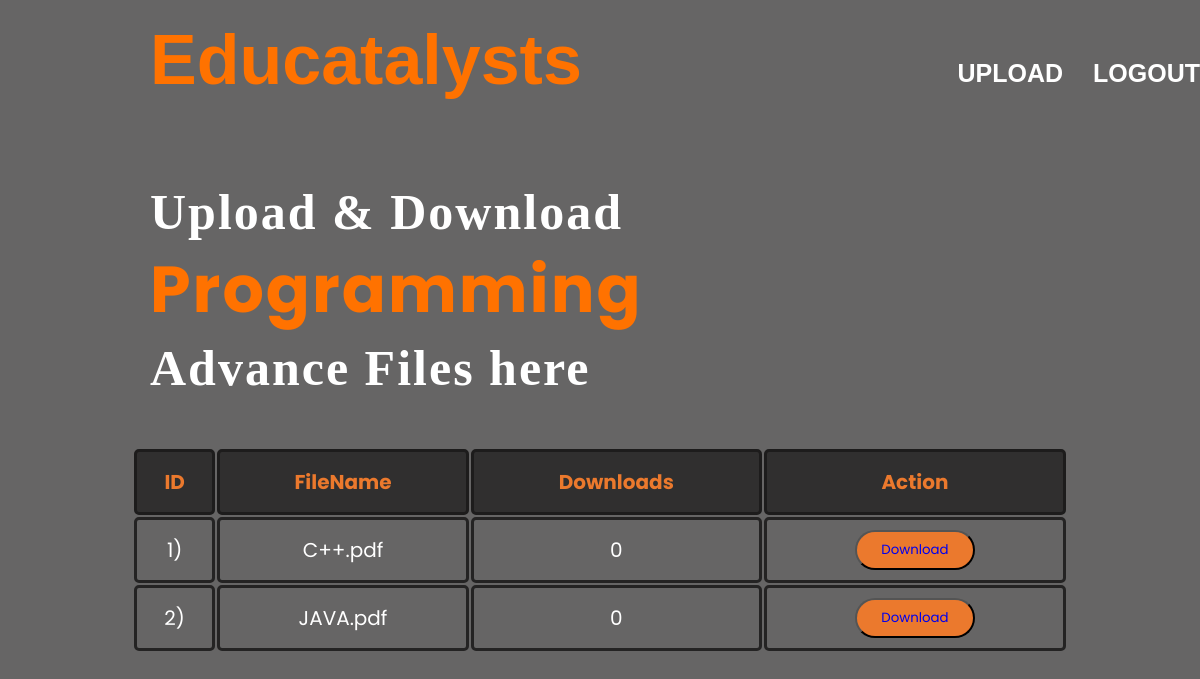
Page /pg_notes_admin_dwnld.php on the committed database.
### tables this page shows
CREATE TABLE `programnotes` (
  `id` int(11) NOT NULL,
  `filename` varchar(255) NOT NULL,
  `size` int(11) NOT NULL,
  `downloads` int(11) NOT NULL
);

### pg_notes_admin_db.php (called while the page is built, shortened)
<?php
$conn = mysqli_connect("localhost","root","","userreg");
$sql = "SELECT * FROM programnotes";
$result = mysqli_query($conn,$sql);
$files = mysqli_fetch_all($result,MYSQLI_ASSOC);
?>

### pg_notes_admin_dwnld.php (the view, shortened to what this page needs)
<?php include 'pg_notes_admin_db.php'; ?>
<!DOCTYPE html>
<html lang="en">
<head>
    <link rel="stylesheet" type="text/css" href="downloadstyle.css">
    <link rel="stylesheet" href="sidebar_left.css">
</head>
<body>
<div class="main_box">
    <div class="btn_one">
      <label for="check">
        <i class="fas fa-bars"></i>
      </label>
    </div>
    <div class="main">
        <div class="navbar">
            <div class="icon">
                <h2 class="logo">Educatalysts</h2>
            </div>
            <div class="menu">
                <ul class="navbar-2">
                    <li><a href="pg_notes_admin_upload.php">UPLOAD</a></li>
                    <li><a href="logout.php">LOGOUT</a></li>
                </ul>
            </div>
        </div>
        <div class="content">
            <h1>Upload & Download<br><span>Programming</span> <br>Advance Files here</h1>
    <div class=row>
      <table>
           <thead>
             <th>ID</th>
             <th>FileName</th>
             <th>Downloads</th>
             <th>Action</th>
           </thead>
          <tbody>
               <?php foreach($files as $file): ?>
                  <tr>
                      <td><?php echo $file['id'];?>)</td>
                      <td><?php echo $file['filename'];?></td>
                      <td><?php echo $file['downloads'];?></td>
                      <td>
                          <a style="text-decoration: none;"href="pg_notes_admin_dwnld.php?file_id=<?php echo $file['id']?>"><button class="download_button">Download</a></button>
                      </td>
                  </tr>
                     <?php endforeach ;?>
          </tbody>
      </table>
                </div>
        </div>
    </div>
</body>
</html>

### downloadstyle.css (style rules this page uses)
* { margin: 0; padding: 0; }
body { background-color: rgb(102, 101, 101); }
.main { width: 100%; background-color: rgb(102, 101, 101); background-position: center; background-size: cover; height: 100%; }
.navbar { width: 1200px; height: 75px; margin: auto; }
.icon { width: 200px; float: left; height: 70px; }
.logo { color: #ff7200; font-size: 70px; font-family: Arial; padding-left: 150px; float: left; padding-top: 15px; margin-top: 5px }
.menu { width: 400px; float: right; height: 70px; }
.navbar-2 { float: right; display: flex; justify-content: center; align-items: center; }
.navbar-2 li { list-style: none; margin-left: 30px; margin-top: 50px; font-size: 30px; }
.navbar-2 li a { text-decoration: none; color: #fff; font-size: 25px; font-family: Arial; font-weight: bold; transition: 0.4s ease-in-out; }
.content { width: 1200px; height: auto; margin: auto; color: #fff; position: relative; }
.content h1 { font-family: 'Times New Roman'; font-size: 50px; padding-left: 150px; margin-top: 9%; letter-spacing: 2px; }
.content span { color: #ff7200; font-size: 65px }
::placeholder { color: #fff; font-family: Arial; }
.download_button { height: 40px; width: 120px; border-radius: 25px; background-color: rgb(235, 121, 45); text-decoration: none; }
table { width: 78%; border-collapse: separate; margin: 100px auto; margin-top: 50px; text-align: center; }
table th { color: rgb(235, 121, 45); background-color: rgba(36, 34, 34, 0.8); border-color: rgba(29, 28, 28, 1); }
th, td { height: 50px; vertical-align: center; border: 2px solid rgba(29, 28, 28, 0.9); text-align: center; font-size: 20px; border-radius: 5px; border-width: 3px; padding: 5px; }

### sidebar_left.css (style rules this page uses)
* { margin: 0; padding: 0; font-family: 'Poppins', sans-serif; }
.main_box { position: absolute; height: 100vh; width: 100%; }
.main_box .btn_one i { color: #fff; font-size: 30px; font-weight: 700; position: absolute; left : 16px; line-height: 60px; cursor: pointer; opacity: 1; transition: all 0.3s linear; }

### rows in the picture
programnotes: id "1", filename "C++.pdf", downloads "0"
programnotes: id "2", filename "JAVA.pdf", downloads "0"
